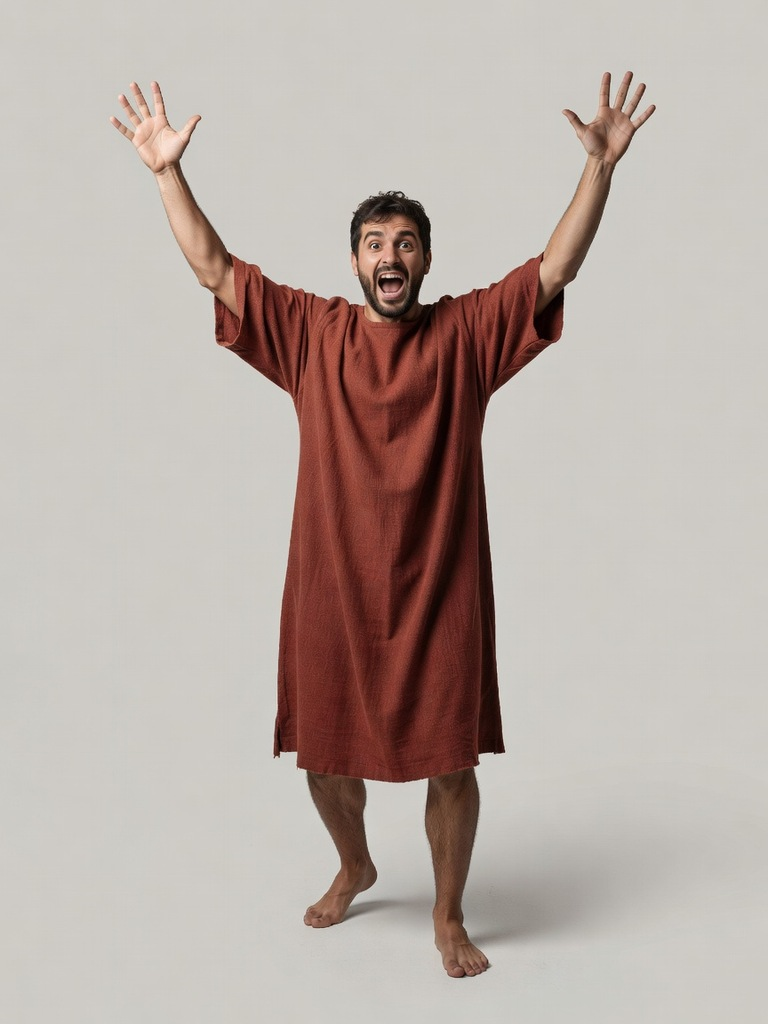
#> input picture games/colosseum/tools/_crowd_src/plebs_m2_cheer.jpg, 768 x 1024 px, given in place of burdam.webp, which was not available
$ python burdam_plates.py
#> lines starting #> are read from the running program, lines starting #| are printed output that depends on the picture; after the words box and inside, x2 and y2 are one past the last pixel; in counts of white or black regions, pixels touching at a corner belong together; pictures that were not available may be replaced by others from this repository, and a replacement may not be noted
### games/vale/art/tools/concept_plates.py
#!/usr/bin/env python3
"""ART 2.0: turn a front/back concept sheet (_design/concept/<id>.webp) into PROJECTION PLATES.

    python3 art/tools/concept_plates.py marund [--erode 9]

The two figures (front on the left half, back on the right) are cut from the painted background
(normalised-convolution background estimate, iterated), the white outline halo is eroded off, and
every background pixel takes the colour of the nearest figure pixel (edge padding), so a model edge
that overhangs the painted silhouette by a few pixels still picks up figure colour. Writes
art/.cache/concept/<id>_{front,back}.png (padded RGB), <id>_mask.png and <id>_plates.json:
{ "size": [W, H], "front": {"cx", "ground", "top"}, "back": {...}, "m_per_px" } where `ground` is the
boot-sole row and `top` the crown row of each figure. Needs numpy, Pillow, scipy (the repo venv).
"""
from __future__ import annotations

import argparse
import json
from pathlib import Path

import numpy as np
from PIL import Image
from scipy import ndimage as nd

HERE = Path(__file__).resolve().parent
ART = HERE.parent
GAME = ART.parent


def figure_mask(im: np.ndarray, thresh: float = 22.0, iters: int = 4) -> np.ndarray:
    H, W, _ = im.shape
    border = np.concatenate([im[:, :40], im[:, -40:]], axis=1).mean(axis=1)
    bg = np.repeat(border[:, None, :], W, axis=1)
    M = np.linalg.norm(im - bg, axis=2) > 26
    M = nd.binary_dilation(M, iterations=25)
    for it in range(iters):
        w = (~M).astype(np.float32)
        num = np.stack([nd.gaussian_filter(im[..., c] * w, 50) for c in range(3)], -1)
        den = nd.gaussian_filter(w, 50)[..., None] + 1e-6
        d = np.linalg.norm(im - num / den, axis=2)
        M = nd.binary_fill_holes(nd.binary_opening(d > thresh, iterations=2))
        lbl, n = nd.label(M)
        sizes = nd.sum(M, lbl, range(1, n + 1))
        M = np.isin(lbl, np.argsort(sizes)[::-1][:2] + 1)
        if it < iters - 1:
            M = nd.binary_dilation(M, iterations=12)
    return M


# [89 lines left out: function main, not called in this run]


# [2 lines that do not run on import are left out]

### games/vale/art/blender/proto/burdam_cleaver.py
"""Burdam's cleaver: one outline shared by the sculpt (fighters/burdam.py) and the plate fix
(proto/burdam_plates.py). numpy only (no bpy), so both the repo venv and Blender import it.

The cleaver lives in its own 2D frame: u along the blade axis (0 = the guard, where the haft enters the
heel; + toward the tip), v across it (+ = the notched spine, - = the cutting edge), w through the blade.
Measured on the concept (front plate, mask crown 2.15 m, 10 cm grid; the run profiles across the axis
every 4 cm, + the 9 px the cut erodes): the blade 1.43 m from the guard to the tip, 0.22-0.26 m wide,
the heel (ironstone) a broad crenellated spine band from the guard to u 0.60, a short wrapped haft (0.35 m
painted) and a diamond pommel. The heel's spine carries five scalloped notches (round bites 7.4 cm across,
4.6 cm deep: tallies) with one accent diamond inlaid below each (brief section 4/7), and the concept's blue gem in
the pommel (fix pass 6).

PROP SPACE (rig.prop_matrix): grip at the origin, +Z along the cleaver (u), +Y the spine (v; so the
edge faces -Y, the rig convention), +X = w. The game haft is longer than the painted one (0.62 m to the
pommel's centre against 0.35 m: the brief's long two-handed haft, the off hand 0.30 m below the main one);
the paint pose squeezes it back.

PAINT POSE: where the concept paints the cleaver (behind the head, the haft over the right shoulder):
world (x, z) = G + u * AX + v * NV, world y = Y_PAINT[part] - w (w > 0 faces the front plate).
"""
from __future__ import annotations

import numpy as np

# paint frame (world x, z): the guard and the axis toward the tip (27.8 degrees above horizontal)
G = np.array([-0.45, 1.895])
_T = np.array([0.80, 2.553])
AX = (_T - G) / np.linalg.norm(_T - G)
NV = np.array([-AX[1], AX[0]])
Y_PAINT = {"blade": 0.21, "heel": 0.21, "gems": 0.21, "haft": 0.34, "pommel": 0.34}

U_GRIP = -0.15            # the main fist on the haft (u); the off hand OFF_GRIP lower
OFF_GRIP = -0.17          # the off hand's grip along the haft from the main fist (two-handed swings, plants)
HAFT_U0 = -0.40           # game haft end (pommel joint): the concept's short wrapped haft (Burdam's arms are
POMMEL_U = -0.45          # short; a longer tail drove the pommel into his belly in every two-handed chop)
PAINT_HAFT_SCALE = 0.35 / 0.45    # painted pommel centre at u -0.35
PAINT_HAFT_BEND = 0.055 / 0.35    # the painted haft drops 5.5 cm below the axis at the pommel

# blade outline (u, v): the cutting edge (with two chips near the heel) and the spine, guard -> tip
EDGE = [(0.20, -0.100), (0.45, -0.102), (0.58, -0.100), (0.61, -0.078), (0.635, -0.100), (0.70, -0.098),
        (0.74, -0.074), (0.765, -0.094), (0.90, -0.088), (1.05, -0.082), (1.15, -0.072), (1.22, -0.055),
        (1.29, -0.028), (1.36, -0.008), (1.437, 0.012)]
SPINE = [(0.30, 0.118), (0.50, 0.126), (0.64, 0.134), (0.76, 0.146), (0.90, 0.160), (1.00, 0.166),
         (1.03, 0.150), (1.10, 0.150), (1.20, 0.128), (1.28, 0.094), (1.36, 0.048), (1.437, 0.012)]
# the heel: a broad carved ironstone SPINE BAND over the blade's back, from the haft collar along ~40 % of
# the blade (the concept's dark crenellated spine), its lower edge sweeping up to the spine at u 0.60;
# the pale honed blade shows below it
HEEL = [(-0.050, 0.130), (-0.042, 0.020), (-0.022, -0.068), (0.020, -0.108), (0.13, -0.112), (0.22, -0.108),
        (0.30, -0.086), (0.38, -0.072), (0.46, -0.058), (0.52, -0.030), (0.56, 0.020), (0.585, 0.080),
        (0.605, 0.134), (0.30, 0.134)]
HEEL_SPINE_V = 0.132
# five scalloped notches (the concept's crenellations: round bites between flat merlons, 7.4 cm across at the
# spine and 4.6 cm deep), u of each bite's centre
NOTCHES = [0.035, 0.143, 0.251, 0.359, 0.467]
NOTCH_HALF_W = 0.037
NOTCH_DEPTH = 0.046
# the accent slab under each notch: a diamond inlay (u, v of its centre, half-diagonal along u, across v),
# set flush in the ironstone a little below the bite (the concept's blue diamonds), rising toward the tip
# fix pass 3: ONE accent mark per notch (the review read the old diamonds + bite floors as a 10-cell checker):
# the bite's floor filled with an ember core (CORE_FILL deep) and a tall diamond hanging from it, its top point
# in the core, so each notch reads as one blue spade along the spine (five marks, 3.8 cm of stone between)
# fix pass 5: the cores are gone (core + diamond still read as ten cells, a zipper); FIVE diamonds, a size up, each
# with its top point just into its bite's floor (the lit notch), 2.8 cm of ironstone between them
CORE_FILL = 0.028
POMMEL_INSET = (0.044, 0.038)             # (pass 5) the carved diamond recess on the pommel plate


def notch_circle(nu: float) -> tuple:
    """the bite as a circle (u, v centre, radius) whose chord at the spine is 2 * NOTCH_HALF_W"""
    c, d = NOTCH_HALF_W, NOTCH_DEPTH
    r = (c * c + d * d) / (2 * d)
    return nu, HEEL_SPINE_V - d + r, r


def blade_poly() -> list:
    return list(EDGE) + list(reversed(SPINE[:-1]))


def v_edge(u):
    e = np.array(EDGE)
    return np.interp(u, e[:, 0], e[:, 1])


def v_spine(u):
    s = np.array(SPINE)
    return np.interp(u, s[:, 0], s[:, 1], left=s[0, 1])


def sd_polygon(u, v, poly) -> np.ndarray:
    """Signed distance to a closed polygon in the (u, v) plane (negative inside), vectorised."""
    P = np.asarray(poly, dtype=np.float64)
    pu, pv = np.asarray(u, dtype=np.float64), np.asarray(v, dtype=np.float64)
    d = (pu - P[0, 0]) ** 2 + (pv - P[0, 1]) ** 2
    s = np.ones_like(pu)
    n = len(P)
    for i in range(n):
        a, b = P[i], P[(i - 1) % n]
        eu, ev = b[0] - a[0], b[1] - a[1]
        wu, wv = pu - a[0], pv - a[1]
        t = np.clip((wu * eu + wv * ev) / (eu * eu + ev * ev + 1e-12), 0.0, 1.0)
        bu, bv = wu - eu * t, wv - ev * t
        d = np.minimum(d, bu * bu + bv * bv)
        c1 = pv >= a[1]
        c2 = pv < b[1]
        c3 = eu * wv > ev * wu
        flip = (c1 & c2 & c3) | (~c1 & ~c2 & ~c3)
        s = np.where(flip, -s, s)
    return s * np.sqrt(d)


# [29 lines left out: functions notch_cores, notch_floors, not called in this run]


GEM_INSET_A, GEM_INSET_B = 0.047, 0.082   # polish pass: 4.2 -> 4.7 cm along u (9.4 cm, 1.4 cm of ironstone between
                                          # them): the steeper idle carry shows the heel's flat less from the game
                                          # camera (three QA accent 1.65 -> 1.28 %, the gate is 1.5)
                                          # fix pass 8: the inlay diamonds' half-diagonals (along u, across v): the
                                          # bite-floor linings are gone (the review: lining + diamond = a 10-mark
                                          # two-row checker), so the five diamonds carry the accent alone, a size up
                                          # (8.4 x 14.4 cm, 2.4 cm of ironstone between them; the band's narrowing
                                          # end shortens the last two)
GEM_GAP = 0.008                           # the dark stone left between a bite's floor and its inlay's top point
GEM_EDGE = 0.010                          # ... and between an inlay's bottom point and the band's lower edge
                                          # fix round 2: the game-camera carry points the blade straight back (the
                                          # W facings show its heel above the three QA's 160 px crop): three QA
                                          # accent 1.65 -> 1.39 %; the inlays a step taller (B 0.072 -> 0.082, GAP
                                          # 0.010 -> 0.008, EDGE 0.016 -> 0.010: 9.4 x 16.4 cm) and 8 mm proud
                                          # (burdam.GEM_THICK). The stills shrink them (burdam.STILL_GEM_SCALE)
POMMEL_GEM = (0.068, 0.059)               # the pommel's blue diamond (the concept's gem pommel), half-diagonals
                                          # (polish: a step up from 0.062 x 0.054 with the inlays, the accent gate)
                                          # (fix pass 8: a size up, inside the plate's 0.080 x 0.070)


# [18 lines left out: functions heel_low, gem_polys, not called in this run]


def notch_polys(n: int = 24) -> list:
    """the scalloped bites as polygons (u, v) (circles, opened above the spine so they cut cleanly)"""
    out = []
    for nu in NOTCHES:
        cu, cv, r = notch_circle(nu)
        out.append([(cu + r * np.cos(t), cv + r * np.sin(t)) for t in np.linspace(0, 2 * np.pi, n, endpoint=False)])
    return out


def in_heel(u, v) -> np.ndarray:
    d = sd_polygon(u, v, HEEL)
    for tri in notch_polys():
        d = np.maximum(d, -sd_polygon(u, v, tri))
    return d < 0


def in_blade(u, v) -> np.ndarray:
    return sd_polygon(u, v, blade_poly()) < 0


def to_uv(x, z):
    """paint-pose world (x, z) -> cleaver (u, v)"""
    rx, rz = np.asarray(x) - G[0], np.asarray(z) - G[1]
    return rx * AX[0] + rz * AX[1], rx * NV[0] + rz * NV[1]


# [12 lines left out: function paint_xyz, not called in this run]

### games/vale/art/blender/proto/burdam_plates.py
#!/usr/bin/env python3
"""Burdam's projection plates: art/tools/concept_plates.py with the fixes this sheet needs.

    ~/Developer/forgeflow-games/.venv/bin/python3 art/blender/proto/burdam_plates.py

Plate height 2.56 m = the cleaver's tip (the tallest painted part); the mask crown stands at 2.15 m
(content art.height), so both figures are scaled from their mask crowns (row 314 on both), not from the
blade tips (the back figure is painted 2 % smaller). Fixes over the shared cut:
  * the pale blade against the pale background: the shared cut bites the honed edge band; here the
    blade zone (above the shoulders) re-cuts with a low threshold against the background estimate,
    connected to the shared cut, then hole-filled;
  * the boot sole band: the shared trim opens a slice and leaves a 1 px seam across both boots;
  * centre: the front figure's right toe turns out further than the left, so the shared leg-extent
    centre sits 0.04 m off the body axis; cx = the legs' mid line (front 562, back 1474);
  * the blue notch gems (and the pommel gem) are geometry (`accent`), so they are painted out and
    refilled from the surrounding ironstone, not from light paint;
  * the BACK plate paints the hood over the blade, but the blade passes BEHIND the head (the front
    plate shows it there), so from the back the blade covers the hood's crown: the blade band over the
    head is bridged along the blade axis from the paint on either side of the head.
LAYERS (fighters/burdam.py paints the mask and the cleaver from their own plates, so neither takes the
other's paint where the two overlap in the concept):
  * burdam_head_{front,back}: the plates as painted (no back bridge: the gold cranium with its tally
    cuts), the painted head (gold segmentation, hole-filled) extended outward with its own rim paint, so a
    model head a little wider than the painting never samples blade, cowl or background;
  * burdam_cleaver_{front,back}: the back bridge as above, and on the FRONT the blade and heel behind the
    mask bridged the same way along the blade axis (no gold under the cleaver's outline).
Writes art/.cache/concept/burdam_{front,back}.png, burdam_mask.png, burdam_plates.json, the layer plates
(+ burdam_head_region_{front,back}.png, the painted head masks) and a debug overlay
burdam_plates_debug.png in the same folder.
"""
from __future__ import annotations

import json
import math
import sys
from pathlib import Path

import numpy as np
from PIL import Image
from scipy import ndimage as nd

HERE = Path(__file__).resolve().parent
ART = HERE.parent.parent
GAME = ART.parent
sys.path.insert(0, str(ART / "tools"))
import concept_plates as cp  # noqa: E402
sys.path.insert(0, str(HERE))
import burdam_cleaver as cl  # noqa: E402

ID = "burdam"
HEIGHT = 2.56            # plate height: the cleaver tip
CROWN = 2.15             # the mask crown (content art.height)
CROWN_ROW = {"front": 314, "back": 314}
CX = {"front": 562.0, "back": 1474.0}
ERODE = 9
# the blade zone: rows above this are blade / pauldron tops / head only (z ~1.95 m)
BLADE_ROWS = 440


def background(im: np.ndarray, M: np.ndarray) -> np.ndarray:
    w = (~nd.binary_dilation(M, iterations=6)).astype(np.float32)
    num = np.stack([nd.gaussian_filter(im[..., c] * w, 50) for c in range(3)], -1)
    den = nd.gaussian_filter(w, 50)[..., None] + 1e-6
    return num / den


def figure_mask(im: np.ndarray) -> np.ndarray:
    M = cp.figure_mask(im)
    bg = background(im, M)
    df = nd.gaussian_filter(im - bg, (1.2, 1.2, 0))
    d = np.linalg.norm(df, axis=2)
    chroma = np.linalg.norm(df - df.mean(axis=2, keepdims=True), axis=2)   # the honed edge band is greener
    zone = np.zeros_like(M)
    zone[:BLADE_ROWS] = True
    near = nd.binary_dilation(M, iterations=26) & zone
    cand = ((d > 9.0) | (chroma > 4.5)) & near
    cand = nd.binary_opening(cand, iterations=1)
    lbl, n = nd.label(cand | M)
    keep = np.unique(lbl[M])
    add = np.isin(lbl, keep[keep > 0]) & cand
    out = M | add
    closed = nd.binary_fill_holes(nd.binary_closing(out, iterations=4))
    out[:BLADE_ROWS] = closed[:BLADE_ROWS]
    return out


def main() -> None:
    src = GAME / "_design" / "concept" / f"{ID}.webp"
    out = ART / ".cache" / "concept"
    out.mkdir(parents=True, exist_ok=True)
    im = np.asarray(Image.open(src).convert("RGB")).astype(np.float32)
    H, W, _ = im.shape
    M = figure_mask(im)
#> in figure_mask, `border = np.concatenate([im[:, :40], im[:, -40:]], axis=1).mean(axis=1)`: border = 1024 rows, first 8: [206.2, 203.2, 197.2], [206.2, 203.2, 197.3], [206.3, 203.3, 197.3], [206.3, 203.3, 197.3], [206.2, 203.2, 197.2], [206.1, 203.1, 197.2], [206.1, 203.1, 197.4], [206.1, 203.1, 197.4]
#> in figure_mask, `M = np.linalg.norm(im - bg, axis=2) > 26`:
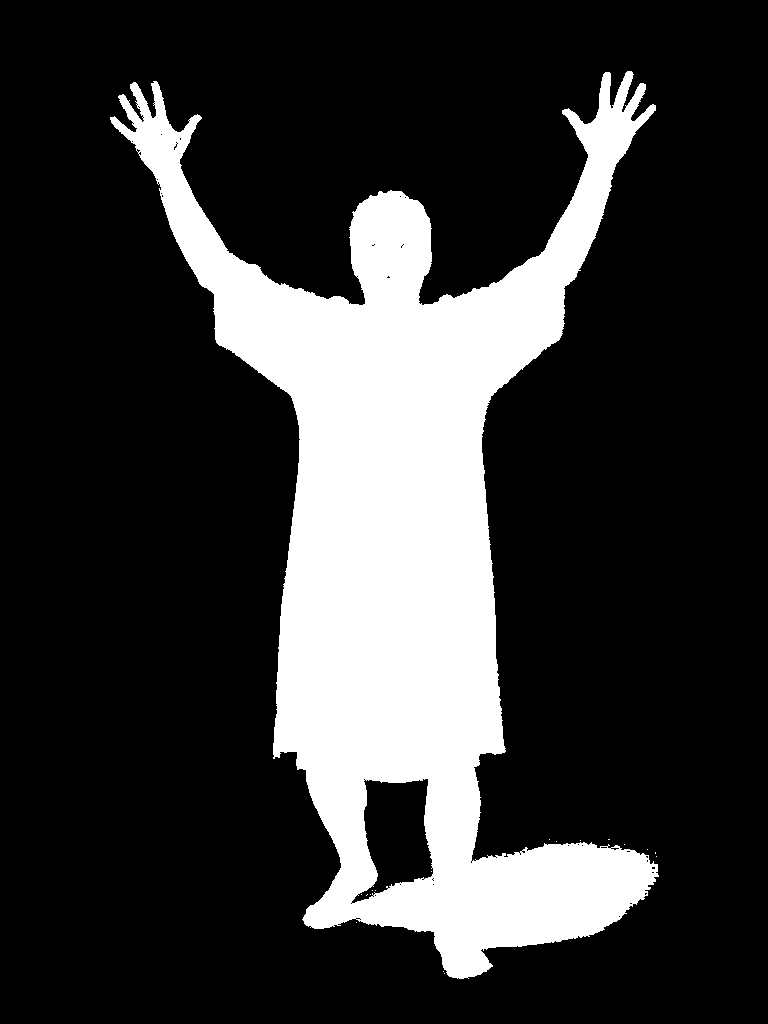
#> M: shape (1024, 768) bool; 21.6% white; 18 white regions (17 under 20 px), largest, box (x1, y1, x2, y2) and area: (110, 71, 659, 979) 169772
#> the loop in figure_mask, `for it in range(iters):` made 4 passes
#> sizes on passes 1 to 4: [176692], [175740], [175410], [175301]
#> pass 1, in figure_mask, `d = np.linalg.norm(im - num / den, axis=2)`:
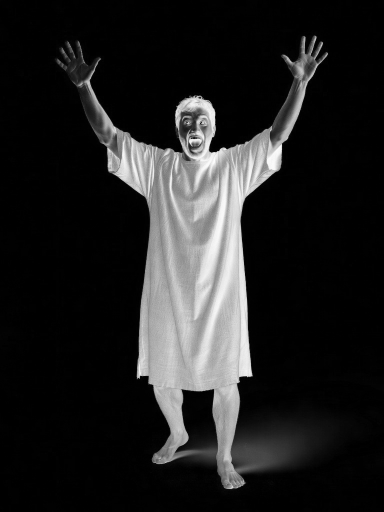
#> d: shape (1024, 768) float32 (shown at 1/2 size); min 0.168, max 349.2, mean 47; drawn with min black and max white
#> after the loop in figure_mask, `for it in range(iters):`:
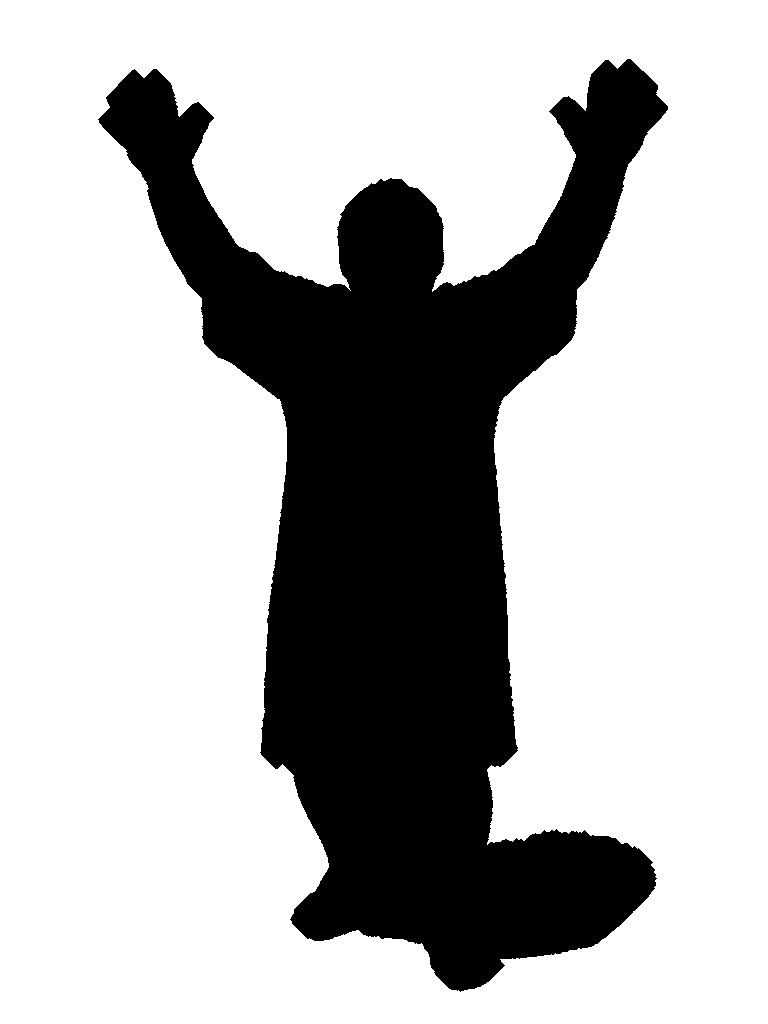
#> w: shape (1024, 768) float32; values 0 (black) and 1 (white), 72.5% white; 1 black region, box (x1, y1, x2, y2) and area: (98, 59, 668, 992) 216281
#> in figure_mask, `lbl, n = nd.label(cand | M)`: n = 1
#> in figure_mask, `keep = np.unique(lbl[M])`: keep = [1]
    lum = im.mean(axis=2)
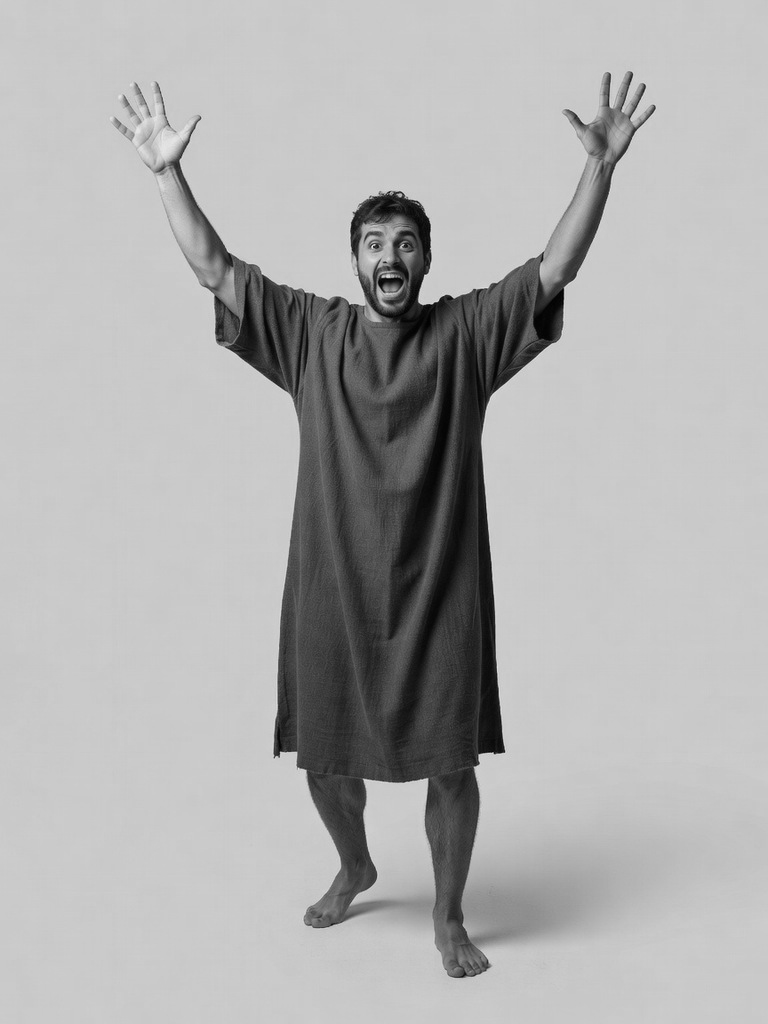
#> lum: shape (1024, 768) float32; min 0.333, max 241, mean 175.9
    meta = {"size": [W, H], "id": ID}
    halves = (("front", (0, W // 2)), ("back", (W // 2, W)))
#> (the rest of the program and of its run is left out)
